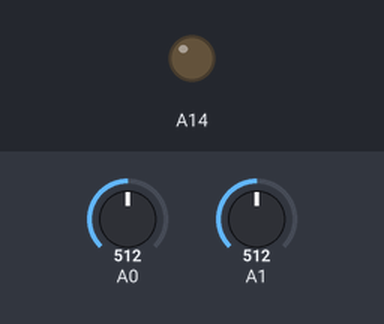
A sketch run on a simulated Arduino Mega 2560, built with avr-gcc and run on an emulated ATmega2560. On the bench: output pins drawn as LEDs (lit = HIGH). Dashed ring = blinking. The test bench sets the inputs (shaded band); at power-on: A1 = 512, A0 = 512.

Above: at 0.99 s.
1.3 s: A1 set to 0
At 1.64 s:
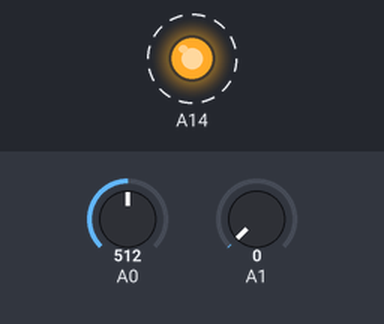
Timing chart, 0 to 4.3 s (numbered marks = the images above; inputs shaded):
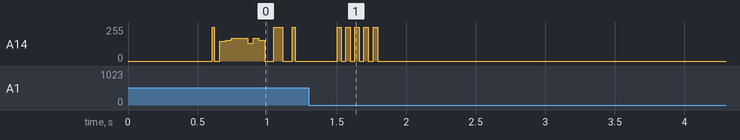

The sketch:

__CV_ModuloFM_switchHit6.ino
```cpp
unsigned long mod;
unsigned long freq;
int analog0;
int analog1;
unsigned long debounce = millis();
byte switchHit;
byte switchSeq[16] = {0, 1, 2, 3, 0, 1, 5, 4,
                      0, 6, 1, 5, 0, 1, 1, 7};

void setup(){}

void loop(){
  analog0 = analogRead(A0);
  analog1 = analogRead(A1);

  if(analog0 > 500 && millis() > debounce + 300){
    switchHit = (switchHit + 1) % 16;
    debounce = millis();}

  switch(switchSeq[switchHit]){
  case 0:
    freq = analog1/16;
    mod = analog0/16;
    analogWrite(A14, ((micros()%mod)%freq));
    break;
  case 1:
    freq = analog1/64;
    mod = analog0*16;
    analogWrite(A14, ((micros()+mod)%freq));
    break;
  case 2:
    freq = analog1^16;
    mod = analog0^8;
    delayMicroseconds(mod);
    analogWrite(A14, (micros()%freq)-64);
    break;
  case 3:
    freq = analog1*256;
    mod = analog0/4;
    delayMicroseconds(mod);
    analogWrite(A14, (micros()%freq)/2);
    break;
  case 4:
    freq = analog1/32;
    mod = analog0*16;
    analogWrite(A14, ((micros()+mod)%freq));
    break;
  case 5:
    for(int redic = 0; redic < 8; redic++){
    for(int freq = 0; freq < analog0/16; freq++){
    for(int i = 0; i < redic * analog0/64; i++){
      delayMicroseconds(freq/(redic^4));
      analogWrite(A14,i);}}}
      break;
   case 6:
      for(int redic = 0; redic < 4; redic++){
      for(int freq = 0; freq < analog1/16; freq++){
      for(int i = 0; i < redic * analog1/64; i++){
      delayMicroseconds(freq/(redic^4));
      analogWrite(A14,i);}}}
      break;


  }
}
```

Measured:
- after the input at 1.3 s, A14: alternates 255/255 for 0.03 s and 0/255 for 0.03 s, 10 changes in all, then stays 0/255, starting after 0.21 s
